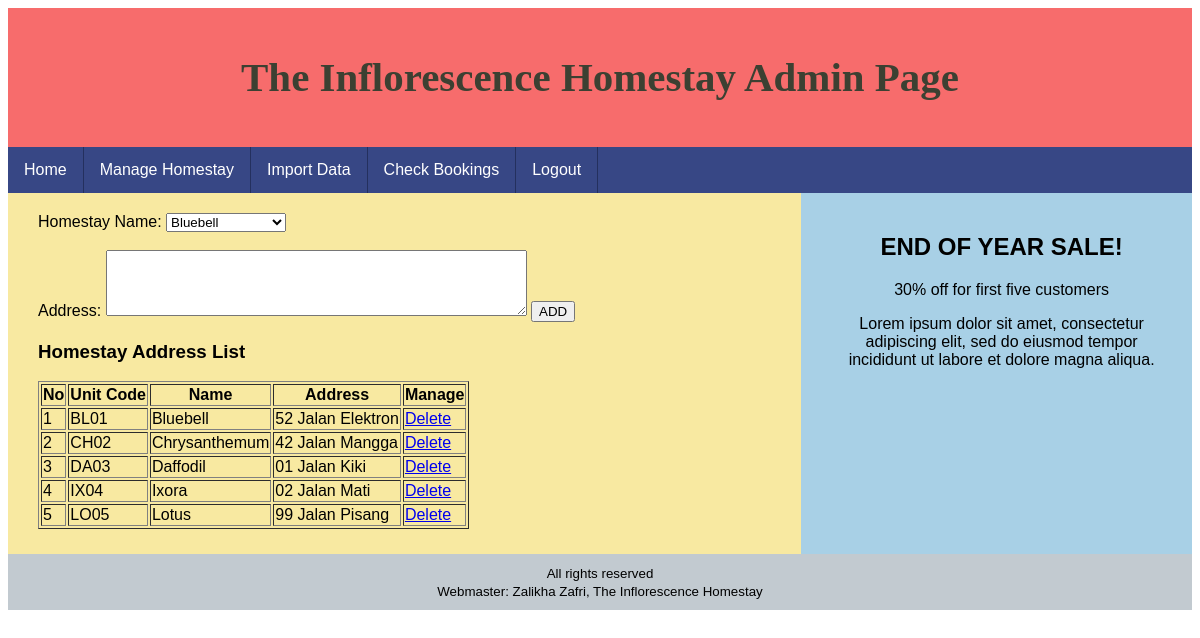
The app's page /admin/tambahalamat.php with its own data.
### tables this page shows
CREATE TABLE `homestay` (
  `KodHomestay` varchar(8) NOT NULL,
  `NamaHomestay` varchar(30) NOT NULL,
  `Harga` double DEFAULT NULL
);

CREATE TABLE `alamat` (
  `NamaHomestay` varchar(30) NOT NULL,
  `Alamat` varchar(150) NOT NULL
);

### admin/borangtambahalamat.php (the view, shortened to what this page needs)
<?php if (empty($_POST['tambahalamat'])) {?>
<form action= "tambahalamat.php" method="POST" id="borangalamat" >
 	<label>Homestay Name:</label>
			<select name="NamaHomestay">
			<?php include 'capaian.php';
			$query="SELECT * from homestay";
			$panggil=mysqli_query($connect,$query);
			while($data=mysqli_fetch_array($panggil)){
	  			$NamaHomestay=$data['NamaHomestay'];
	  			if(!empty($NamaHomestay)){
	  			echo "<option value='$NamaHomestay'>$NamaHomestay</option>";
	  			}
			} ?>
			</select><br><br>
	<label>Address:</label>
	<textarea rows="4" cols="50" name="alamat" form="borangalamat"></textarea>
	<input type="submit" name="tambahalamat" value="ADD">
</form>
<h3>Homestay Address List</h3>
	<table border="1">
	<tr><th>No</th><th>Unit Code</th><th>Name</th><th>Address</th><th>Manage</th></tr>
<?php
	include 'capaian.php';
	$SQL="SELECT * from homestay
	inner join alamat on homestay.NamaHomestay=alamat.NamaHomestay order by homestay.KodHomestay";
	$panggil=mysqli_query($connect,$SQL);
	$i=0;
	while ($data=mysqli_fetch_array($panggil)) {
		$kodunit=$data ['KodHomestay'];
		$namaunit=$data ['NamaHomestay'];
		$alamat=$data ['Alamat'];
		$i++;
		echo "<tr><td>$i</td>
			<td>$kodunit</td>
			<td>$namaunit</td>
			<td>$alamat</td>
			<td> <a href='deletealamat.php?id=".$kodunit."'>Delete</a></td>
			</tr>";
	}
 ?>
 	</table>
<?php }
?>

### admin/style.css (style rules this page uses)
* { box-sizing: border-box; }
body { font-family: "Comic Sans MS", cursive, sans-serif; }

### records on screen
homestay: KodHomestay "BL01", NamaHomestay.NamaHomestay "Bluebell", NamaHomestay.Alamat "52 Jalan Elektron"
homestay: KodHomestay "CH02", NamaHomestay.NamaHomestay "Chrysanthemum", NamaHomestay.Alamat "42 Jalan Mangga"
homestay: KodHomestay "DA03", NamaHomestay.NamaHomestay "Daffodil", NamaHomestay.Alamat "01 Jalan Kiki"
homestay: KodHomestay "IX04", NamaHomestay.NamaHomestay "Ixora", NamaHomestay.Alamat "02 Jalan Mati"
homestay: KodHomestay "LO05", NamaHomestay.NamaHomestay "Lotus", NamaHomestay.Alamat "99 Jalan Pisang"

### other values on screen
form field NamaHomestay "Bluebell"
